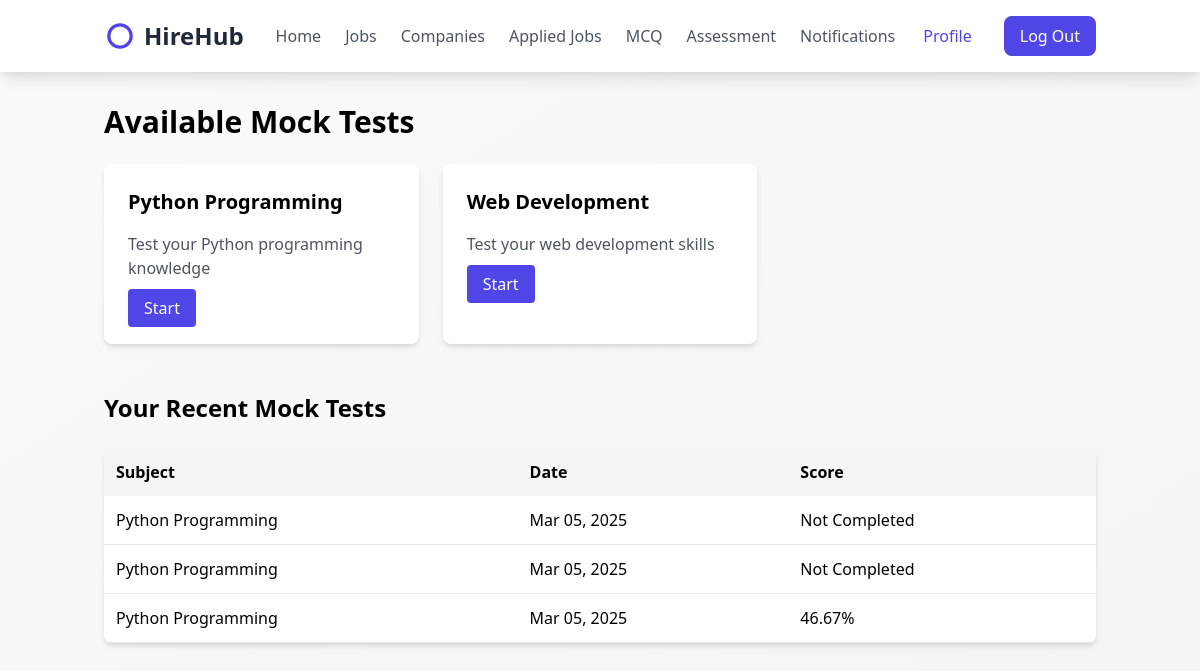
Page /mock-tests/ (signed in) on the committed database.
### college_admin/models.py (models this page shows, shortened)
class Subject(models.Model):
    name = models.CharField(max_length=100)
    description = models.TextField(blank=True, null=True)

class MockTest(models.Model):
    user = models.ForeignKey(CustomUser, on_delete=models.CASCADE)
    subject = models.ForeignKey(Subject, on_delete=models.CASCADE)
    total_questions = models.IntegerField(default=15)
    start_time = models.DateTimeField(auto_now_add=True)
    end_time = models.DateTimeField(null=True, blank=True)
    score = models.FloatField(null=True, blank=True)

### students/views.py (the view)
# urls.py: path('mock-tests/', mock_test_list, name='mock_test_list'),
@login_required
def mock_test_list(request):
    subjects = Subject.objects.annotate(
        question_count=Count('question')
    ).filter(question_count__gte=15)
    mock_tests = MockTest.objects.filter(user=request.user).order_by('-start_time')
    return render(request, 'mock_test_list.html', {
        'subjects': subjects,
        'mock_tests': mock_tests
    })

### students/templates/mock_test_list.html
{% extends 'student_home.html' %}
{% block user %}
<div class="container mx-auto px-4 py-8">
    <h1 class="text-3xl font-bold mb-6">Available Mock Tests</h1>
    <div class="grid md:grid-cols-3 gap-6">
        {% for subject in subjects %}
        <div class="bg-white shadow-md rounded-lg p-6">
            <h2 class="text-xl font-semibold mb-4">{{ subject.name }}</h2>
            <p class="text-gray-600 mb-4">{{ subject.description }}</p>
            <a href="{% url 'start_mock_test' subject.id %}"
               class="w-full bg-indigo-600 text-white py-2 px-4 rounded hover:bg-indigo-700 transition">
                Start
            </a>
        </div>
        {% endfor %}
    </div>
    <div class="mt-12">
        <h2 class="text-2xl font-bold mb-6">Your Recent Mock Tests</h2>
        <div class="bg-white shadow-md rounded-lg">
            <table class="w-full">
                <thead>
                    <tr class="bg-gray-100">
                        <th class="p-3 text-left">Subject</th>
                        <th class="p-3 text-left">Date</th>
                        <th class="p-3 text-left">Score</th>
                    </tr>
                </thead>
                <tbody>
                    {% for test in mock_tests %}
                    <tr class="border-b">
                        <td class="p-3">{{ test.subject.name }}</td>
                        <td class="p-3">{{ test.start_time|date:"M d, Y" }}</td>
                        <td class="p-3">
                            {% if test.score is not None %}
                                {{ test.score|floatformat:2 }}%
                            {% else %}
                                Not Completed
                            {% endif %}
                        </td>
                    </tr>
                    {% endfor %}
                </tbody>
            </table>
        </div>
    </div>
</div>
{% endblock %}

### rows in the picture
Subject: name "Python Programming", description "Test your Python programming knowledge"
Subject: name "Web Development", description "Test your web development skills"
MockTest: subject.name "Python Programming", start_time "Mar 05, 2025", shows "Not Completed"
MockTest: subject.name "Python Programming", start_time "Mar 05, 2025", shows "Not Completed"
MockTest: subject.name "Python Programming", start_time "Mar 05, 2025", score "46.67"
